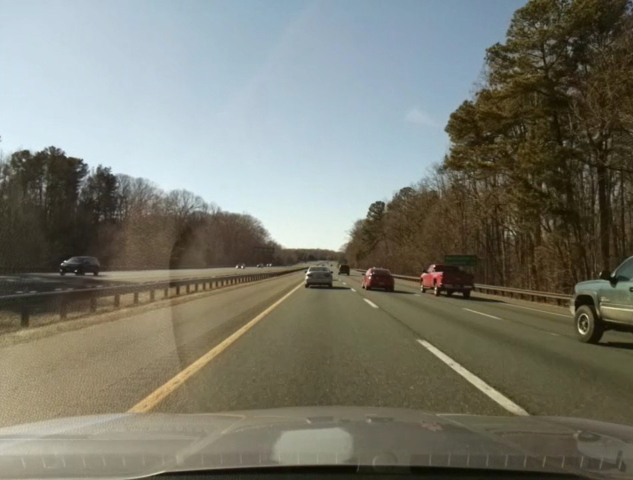
#> input picture testimage_Spring2026_yellow.jpg, 633 x 480 px
$ python 20260.py
#> lines starting #> are read from the running program, lines starting #| are printed output that depends on the picture
import cv2
import numpy as np

camera = cv2.imread("testimage_Spring2026_yellow.jpg")
#> camera is the input picture: shape (480, 633, 3); mean B, G, R 110.9, 122.1, 121.6
cv2.imshow("Original frame", camera)

camera_copy = cv2.imread("testimage_Spring2026_yellow.jpg")
box = cv2.rectangle(camera_copy, (0, 260), (640, 400), (0, 255, 0), 0)
cv2.imshow("Rectangle", box)

#define points array for transform
pts1 = np.float32([[0, 260], [640, 260], [0, 400], [640, 400]])
pts2 = np.float32([[0, 0], [480, 0], [0, 640], [480, 640]])

#Apply perspective transform alg.
matrix = cv2.getPerspectiveTransform(pts1, pts2)
result = cv2.warpPerspective(camera_copy, matrix, (640, 480))
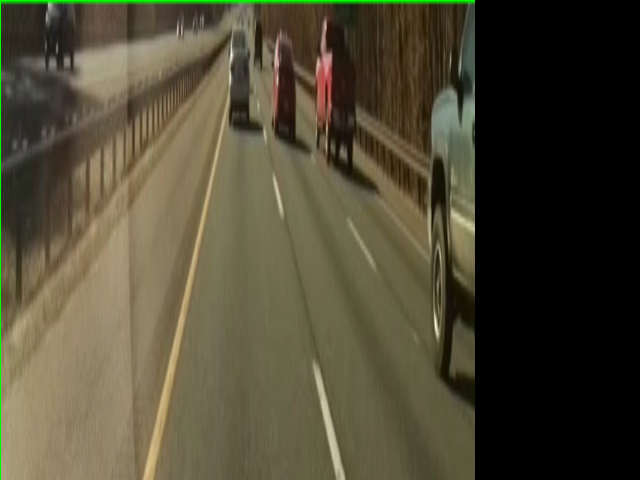
#> result: shape (480, 640, 3); mean B, G, R 52.6, 72.6, 78.1

#Transformed capture
cv2.imshow("frame1", result)

cv2.waitKey(0)
